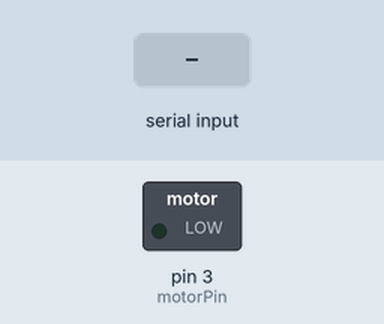
The sketch below on a simulated Arduino Uno, built with avr-gcc and run on an emulated ATmega328P. On the bench: switched loads named in the sketch (green lamp = pin HIGH). The inputs (shaded band) are chosen by the test bench. What the sketch prints to the serial monitor is not drawn.

Above: at 1.2 s.
1.3 s: "90,45\n" received over Serial
At 2.2 s:
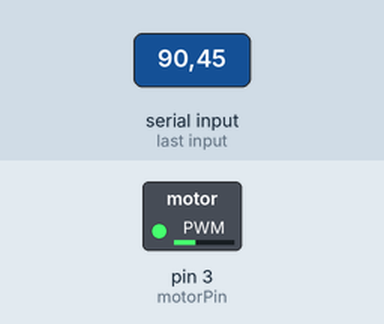
2.8 s: "30,150\n" received over Serial
At 3.5 s:
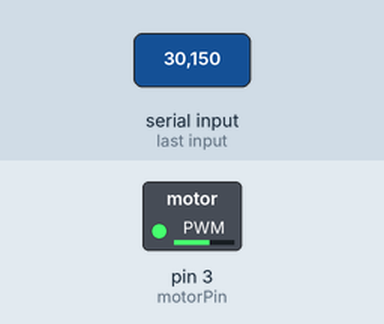
4.3 s: "200\n" received over Serial
At 5.5 s:
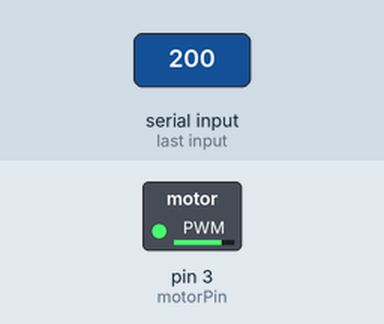
5.8 s: "90\n" received over Serial
At 6.8 s:
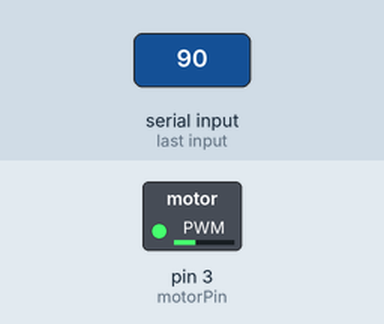
Timing chart, 0 to 8.3 s (numbered marks = the images above; inputs shaded):
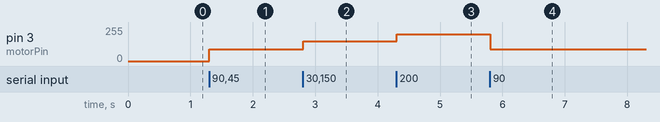

Measured:
- after the input at 1.3 s, pin 3 (motorPin): 0/255 → 90/255 at once
- after the input at 2.8 s, pin 3 (motorPin): 90/255 → 150/255 at once
- after the input at 4.3 s, pin 3 (motorPin): 150/255 → 200/255 at once
- after the input at 5.8 s, pin 3 (motorPin): 200/255 → 90/255 at once

The sketch:

RAWR-SensorDCMotors.ino
```cpp
// getting input from serial monitor for motor speed
int motorPin = 3;
void setup()
{
  pinMode(motorPin, OUTPUT);
  Serial.begin(9600);
  while (! Serial);
  Serial.println("Speed 0 to 255");
  Serial.println("But the advice 50 to 255. Because the minimum voltage required to start the motor is 50.");
}


void loop()
{
  if (Serial.available())
  {
    int speed = Serial.parseInt();
    if (speed >= 50 && speed <= 255)
    {
      analogWrite(motorPin, speed);
    }
  }
}

// speed varies from ultrasonic distance sensor

/*


*/
```
